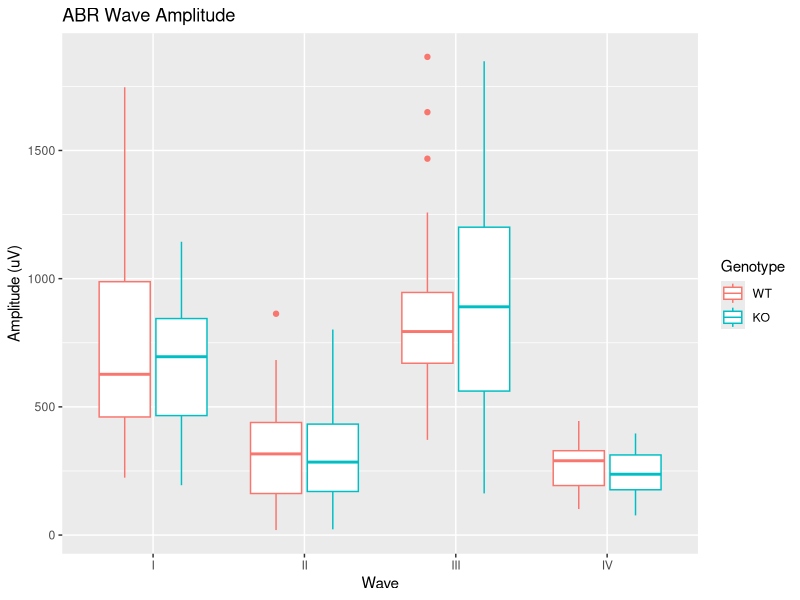
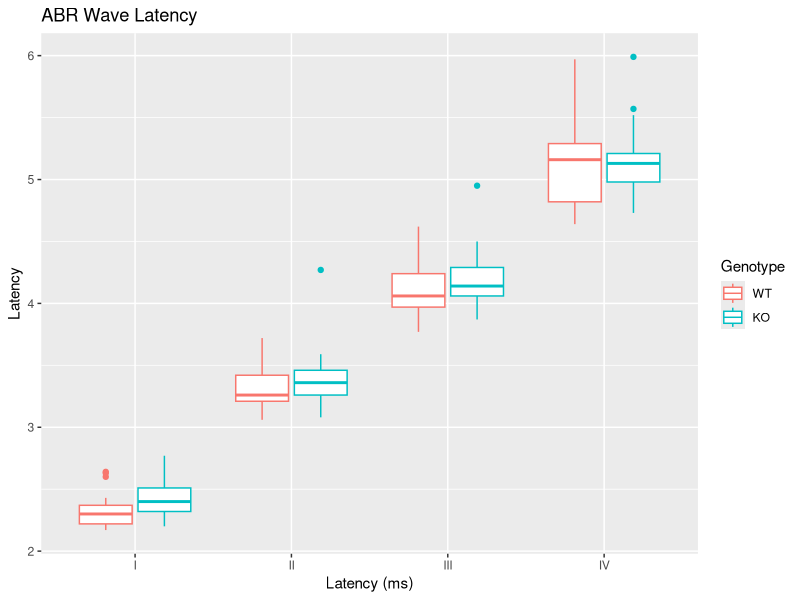

Generate these figures, in order, with R:
library(tidyverse)

# Importing csv file containing ABR data [Note: ensure file is in wd]
abr_data <- read.csv("BIO708_Amps_Lats_NC.csv")

# ============================  
# Examine structure of the data you imported
str(abr_data) 
sapply (abr_data,class) # explicitly checks classes for every header
# Shows that I have two types of variables - characters and numbers

# Examine the data for problems, and to make sure you understand the R classes
# Will check if my categorical variables (Age, Sex, Genotype, Age) have expected categories
categorical <- c("SubjectID", "Age", "Sex", "Genotype", "Wave")
lapply(abr_data[categorical], unique)
lapply(abr_data[categorical], table)

# Output shows expect categories for each variable

# Now lets check to make sure there's no duplicates for the same mouse and wave
abr_duplicates <- abr_data %>%
  count(SubjectID, Wave) %>%
  filter(n > 1)
print(abr_duplicates)
# The output is '0 rows' which means no duplicates
## BMB:
stopifnot(nrow(abr_duplicates) == 0)

# Time to check if there are NA values in the numerical variables
# From abr_data, count how many NAs there are in numeric columns (i.e. Amplitude, Latency, P2P)
amps_lats <- abr_data %>%
  summarise(across(where(is.numeric), ~ sum(is.na(.))))
print(amps_lats)
## BMB: (use unlist() to turn a row of a data frame into a vector)
stopifnot(all(unlist(amps_lats)  == 0))

# Time to convert character variables to factors to clean data 
abr_clean <- abr_data %>%
  mutate(
    SubjectID = factor(SubjectID),
    Sex = factor(Sex),
    Age = factor(Age, levels = c("J", "A")), # changed to factor with two levels
    Genotype = factor(Genotype, levels = c("WT", "KO")), # changed to factor with two levels
    Wave = factor(Wave, levels = c("I", "II", "III", "IV"))  # changed to factor with four levels
  )

# Re-check structure - categorical variables should now be factors, can also just do this in console 
str(abr_clean)

# ============================  
# Make one or two plots that might help you see whether your data have any errors or anomalies
ggplot(abr_clean, aes(x = Wave, y = Amplitude, color = Genotype)) +
  geom_boxplot() +
  labs(y = "Amplitude (uV)", title = "ABR Wave Amplitude")

ggplot(abr_clean, aes(x = Wave, y = Latency,  color = Genotype)) +
  geom_boxplot() +
  labs(x = "Latency (ms)", title = "ABR Wave Latency")

# Can see some outliers, particularly for wave III amplitudes but this can be cleaned in the future with separate age analysis

# ============================  
# Use the saveRDS function in R to save a clean (or clean-ish) version of your data
saveRDS(abr_clean, file = "abr_cleaned.rds")
